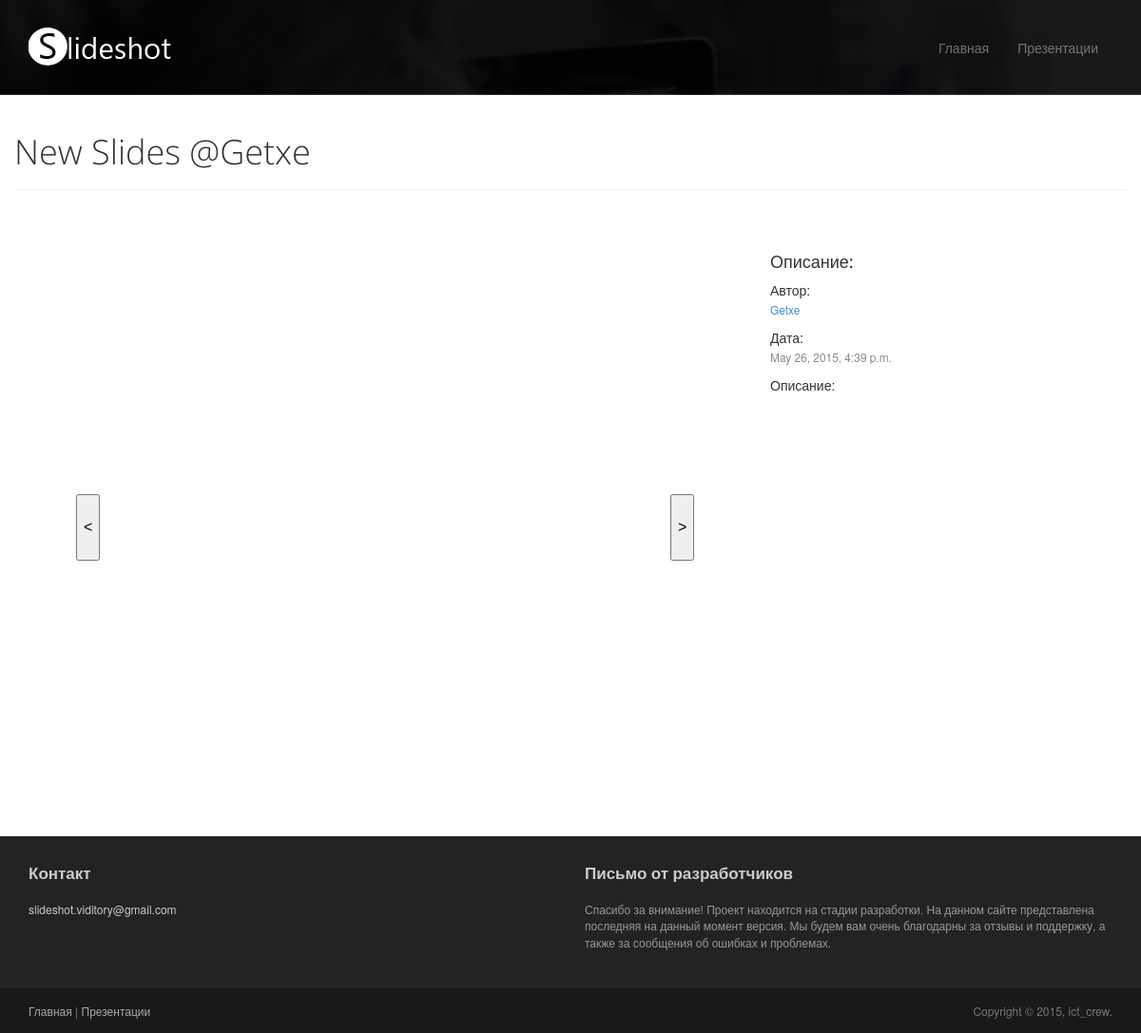
/broadcasting/88/, run on the app's committed database.
### broadcasts/models.py (models this page shows, shortened)
class Broadcasting(models.Model):
    owner = models.ForeignKey(User, verbose_name=u'Владелец', related_name=u'broadcasts')
    title = models.CharField(u'Заголовок', max_length=40)
    desc = models.TextField(u'Описание', max_length = 10000)
    start_date = models.DateTimeField(u'Дата и время начала',default=datetime.now, blank=True)
    active = models.BooleanField(u'Активна сейчас?', default=False)
    public = models.BooleanField(u'Is public broadcasting?', default=True)
    tags = models.ManyToManyField(Tag, verbose_name='Тэги', blank=True, null=True)
    event = models.ForeignKey(Event, verbose_name='Событие', related_name=u'broadcasts', blank=True, null=True)#relation to event
    class Meta:
        db_table = 'broadcasts_broadcastings'
        verbose_name = 'Презентация'
        verbose_name_plural = 'Презентации'
        ordering=['start_date']

### broadcasts/views.py (the view)
# urls.py: url(r'broadcasting/(?P<user_id>[0-9]+)/$', views.BroadcastingView.as_view()),
def broadcasting(request, id):
    try:
        broadcasting = Broadcasting.objects.get(pk=int(id))
    except Broadcasting.DoesNotExist:
        raise Http404
    slides = broadcasting.slides.all()
    html = render_to_response('broadcasting.html', {'broadcasting': broadcasting}, context_instance=RequestContext(request))
    return HttpResponse(html)

### broadcasts/templates/broadcasting.html (shortened to what this page needs)
{% extends 'page.html'%}
{% load static %}
{% block content %}
	<div class="container">
		<div class="row">
			<header class="page-header">
					<h1 class="page-title">{{ broadcasting.title }}</h1>
				</header>
			<article class="col-sm-8 maincontent">
				<div id="main">
    				<button class="left" onclick="left();" class="btn btn-default" role="button"><</button>
    				<div id="scr"></div>
   					<button class="right" onclick="right();" class="btn btn-default" role="button">></button>
				</div>
			</article>
			<aside class="col-sm-4 sidebar sidebar-right">
				<div class="widget">
					<h4>Описание:</h4>
					<ul class="list-unstyled list-spaces">
						<li>Автор:<br><span class="small text-muted"><a href="#cabinet">{{broadcasting.owner.username}}</a></span></li>
						<li>Дата:<br><span class="small text-muted">{{broadcasting.start_date}}</span></li>
						<li>Описание:<br></li>
					</ul>
				</div>
			</aside>
		</div>
	</div>
{% endblock %}

### static/assets/css/main.css (style rules this page uses)
h1, h2, h3, h4, h5, h6 { font-family:"Open sans", Helvetica, Arial; }
h1, .h1, h2, .h2, h3, .h3 { margin-top:30px; }
.page-title { margin-top:20px; font-weight:300; }
.text-muted { color:#888; }
ul.list-spaces li { margin-bottom:10px; }
.sidebar { padding-top:36px; padding-bottom:30px; }
.sidebar .widget { margin-bottom:20px; }

### broadcasts/templates/broadcasting.html (style rules this page uses)
#main { position:relative; margin: 100px auto; padding: 5px; width: 660px; height: 400px; }
#scr { margin:20px auto; width: 600px; height: 400px; margin-top:20px; background-color: white; background-size:cover; }
button { position: absolute; top: 200px; width: 25px; height: 70px; font: 12pt arial,tahoma,sans-serif; text-align: center; }
.left { left:5px; }
.right { right:5px; }

### data on the page
Broadcasting: title "New Slides @Getxe", owner.username "Getxe", start_date "May 26, 2015, 4:39 p.m."
